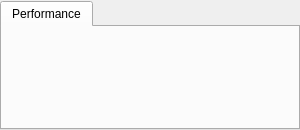
<?xml version="1.0" encoding="UTF-8"?>
<ui version="4.0">
 <class>PerformancePanelWidget</class>
 <widget class="QWidget" name="PerformancePanelWidget">
  <property name="geometry">
   <rect>
    <x>0</x>
    <y>0</y>
    <width>300</width>
    <height>130</height>
   </rect>
  </property>
  <layout class="QVBoxLayout" name="verticalLayoutOuter" stretch="0">
   <property name="spacing">
    <number>0</number>
   </property>
   <property name="leftMargin">
    <number>0</number>
   </property>
   <property name="topMargin">
    <number>1</number>
   </property>
   <property name="rightMargin">
    <number>0</number>
   </property>
   <property name="bottomMargin">
    <number>0</number>
   </property>
   <item>
    <widget class="QTabWidget" name="tabWidgetPerformance">
     <property name="focusPolicy">
      <enum>Qt::NoFocus</enum>
     </property>
     <property name="currentIndex">
      <number>0</number>
     </property>
     <widget class="QWidget" name="tabPerformance">
      <attribute name="title">
       <string>Performance</string>
      </attribute>
      <layout class="QVBoxLayout" name="verticalLayoutTab">
       <property name="spacing">
        <number>0</number>
       </property>
       <property name="leftMargin">
        <number>0</number>
       </property>
       <property name="topMargin">
        <number>0</number>
       </property>
       <property name="rightMargin">
        <number>0</number>
       </property>
       <property name="bottomMargin">
        <number>0</number>
       </property>
       <item>
        <widget class="QWidget" name="contentWidget">
         <property name="sizePolicy">
          <sizepolicy hsizetype="Expanding" vsizetype="Expanding">
           <horstretch>0</horstretch>
           <verstretch>0</verstretch>
          </sizepolicy>
         </property>
        </widget>
       </item>
      </layout>
     </widget>
    </widget>
   </item>
  </layout>
 </widget>
 <resources/>
 <connections/>
</ui>
